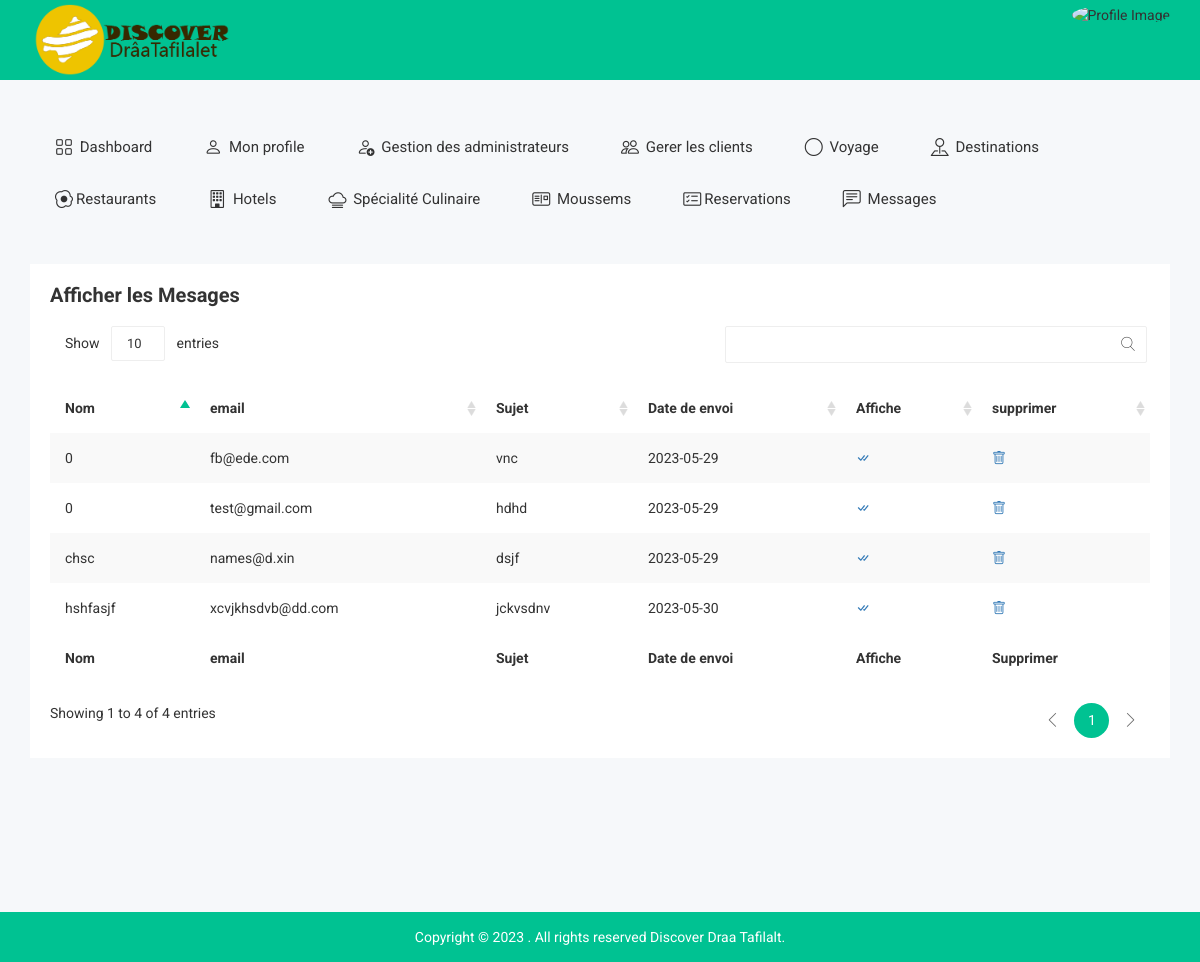
Screenshot of /affiche-message.php (signed in) with the database file from the repository.
### tables this page shows
CREATE TABLE `message` (
  `id_mess` int(11) NOT NULL,
  `name` varchar(30) NOT NULL,
  `email` varchar(30) NOT NULL,
  `sujet` varchar(100) NOT NULL,
  `content` varchar(500) NOT NULL,
  `date_sending` date NOT NULL
);

### affiche-message.php (the view, shortened to what this page needs)
<?php
include 'connection.php';
$sql = 'SELECT *
		FROM `message`';
 $statement = $pdo->query($sql);
 $publishers = $statement->fetchAll(PDO::FETCH_ASSOC);
?>
<!doctype html>
<html class="no-js" lang="">
<head>
    <link rel="stylesheet" href="https://cdn.jsdelivr.net/npm/bootstrap-icons@1.10.5/font/bootstrap-icons.css">
        <link rel="stylesheet" href="css/bootstrap.min.css">
        <link rel="stylesheet" href="css/font-awesome.min.css">
        <link rel="stylesheet" href="css/owl.carousel.css">
        <link rel="stylesheet" href="css/owl.theme.css">
        <link rel="stylesheet" href="css/owl.transitions.css">
        <link rel="stylesheet" href="css/meanmenu/meanmenu.min.css">
        <link rel="stylesheet" href="css/animate.css">
        <link rel="stylesheet" href="css/normalize.css">
        <link rel="stylesheet" href="css/wave/waves.min.css">
        <link rel="stylesheet" href="css/wave/button.css">
        <link rel="stylesheet" href="css/scrollbar/jquery.mCustomScrollbar.min.css">
        <link rel="stylesheet" href="css/notika-custom-icon.css">
        <link rel="stylesheet" href="css/jquery.dataTables.min.css">
        <link rel="stylesheet" href="css/main.css">
        <link rel="stylesheet" href="style.css">
        <link rel="stylesheet" href="css/responsive.css">
</head>
<body>
    <?php include 'tophead.php' ?>
    <div class="main-menu-area mg-tb-40">
    </div>
    <div class="notika-status-area">
        <div class="container">
            <div class="row">
                <div class="col-lg-12 col-md-12 col-sm-12 col-xs-12">
                    <div class="data-table-list">
                        <div class="basic-tb-hd">
                            <h2>Afficher les Mesages</h2>
                        </div>
                        <div class="table-responsive">
                            <table id="data-table-basic" class="table table-striped">
                                <thead>
                                    <tr>
                                        <th>Nom</th>
                                        <th>email</th>
                                        <th>Sujet</th>
                                        <th>Date de envoi</th>
                                        <th>Affiche</th>
                                        <th>supprimer</th>
                                    </tr>
                                </thead>
                                <tbody>
                                <?php
                                if ($publishers) {
                                    foreach ($publishers as $publisher) {?>
                                    <tr>
                                        <td><?php  echo $publisher['name'] ?></td>
                                        <td><?php  echo $publisher['email'] ?></td>
                                        <td><?php  echo $publisher['sujet'] ?></td>
                                        <td><?php  echo $publisher['date_sending'] ?></td>
                                        <td><a href="veuemail.php?id=<?php echo $publisher['id_mess'] ?>"><i class="bi bi-check-all"></i></a></td>
                                        <td><a href="delete-message.php?id=<?php echo $publisher['id_mess'] ?>"><i class="bi bi-trash"></i></a></td>
                                    </tr>
                               <?php }}
                                ?>
                                </tbody>
                                <tfoot>
                                    <tr>
                                        <th>Nom</th>
                                        <th>email</th>
                                        <th>Sujet</th>
                                        <th>Date de envoi</th>
                                        <th>Affiche</th>
                                        <th>Supprimer</th>
                                    </tr>
                                </tfoot>
                            </table>
                        </div>
                    </div>
                </div>
            </div>
        </div>
    </div>
    <div class="footer-copyright-area">
        <div class="container">
            <div class="row">
                <div class="col-lg-12 col-md-12 col-sm-12 col-xs-12">
                    <div class="footer-copy-right">
                        <p>Copyright © 2023
. All rights reserved Discover Draa Tafilalt.</p>
                    </div>
                </div>
            </div>
        </div>
    </div>
</body>
</html>

### css/main.css (style rules this page uses)
html { color: #222; font-size: 1em; line-height: 1.4; }

### rows the page displays
message: name "0", email "fb@ede.com", sujet "vnc", date_sending "2023-05-29"
message: name "0", email "test@gmail.com", sujet "hdhd", date_sending "2023-05-29"
message: name "chsc", email "names@d.xin", sujet "dsjf", date_sending "2023-05-29"
message: name "hshfasjf", email "xcvjkhsdvb@dd.com", sujet "jckvsdnv", date_sending "2023-05-30"
